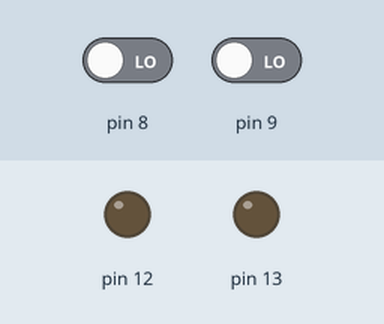
Simulated run of this sketch. Board: Arduino Uno, built with avr-gcc and run on an emulated ATmega328P. Parts: output pins drawn as LEDs (lit = HIGH). The inputs (shaded band) are chosen by the test bench; at power-on: pin 8 LOW, pin 9 LOW.

Above: at 1.2 s.
1.3 s: pin 8 driven HIGH
At 2.0 s:
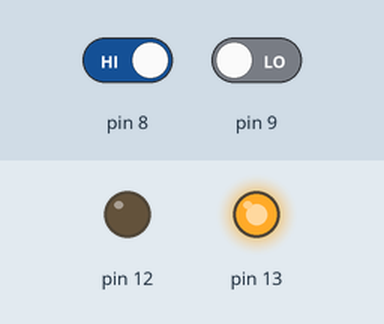
2.8 s: pin 9 driven HIGH
At 3.2 s:
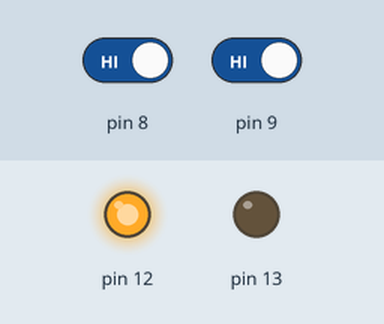
4.3 s: pin 9 driven LOW
At 5.5 s:
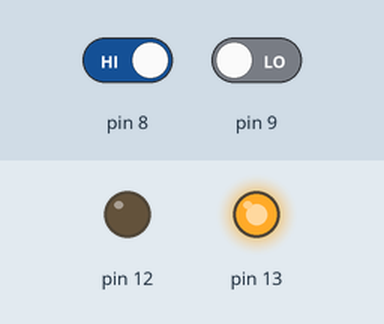
5.8 s: pin 8 driven LOW
At 6.6 s:
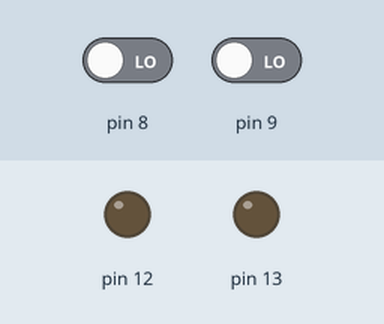
Timing chart, 0 to 8.3 s (numbered marks = the images above; inputs shaded):
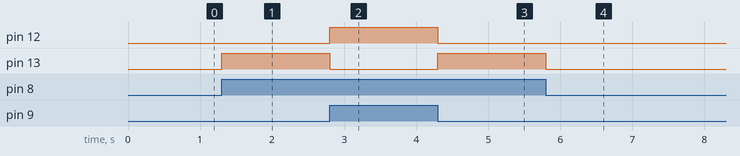

The sketch:

Half_Adder.ino
```cpp
byte a,b;
void setup() {
  // put your setup code here, to run once:
  pinMode(13,OUTPUT);
  pinMode(12,OUTPUT);
  pinMode(9,INPUT);
  pinMode(8,INPUT);

}

void loop() {
  // put your main code here, to run repeatedly:
  a = digitalRead(8);
  b = digitalRead(9);

  digitalWrite(13,a^b);
  digitalWrite(12,a&b);

}
```

Measured:
- after the input at 1.3 s, pin 13: LOW → HIGH at once
- after the input at 2.8 s, pin 12: LOW → HIGH at once; pin 13: HIGH → LOW at once
- after the input at 4.3 s, pin 12: HIGH → LOW at once; pin 13: LOW → HIGH at once
- after the input at 5.8 s, pin 13: HIGH → LOW at once
